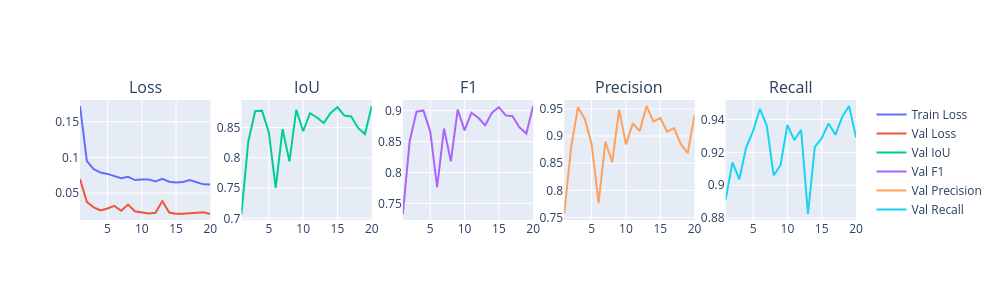

This figure's notebook cell:
### Code cell
fig = make_subplots(rows=1, cols=5, subplot_titles=["Loss", "IoU", "F1", "Precision", "Recall"])

fig.add_trace(go.Scatter(x=df["epoch"], y=df["train_loss"], name="Train Loss"), row=1, col=1)
fig.add_trace(go.Scatter(x=df["epoch"], y=df["val_loss"], name="Val Loss"), row=1, col=1)
fig.add_trace(go.Scatter(x=df["epoch"], y=df["val_iou"], name="Val IoU"), row=1, col=2)
fig.add_trace(go.Scatter(x=df["epoch"], y=df["val_f1"], name="Val F1"), row=1, col=3)
fig.add_trace(go.Scatter(x=df["epoch"], y=df["val_precision"], name="Val Precision"), row=1, col=4)
fig.add_trace(go.Scatter(x=df["epoch"], y=df["val_recall"], name="Val Recall"), row=1, col=5)

fig.update_layout(height=300, width=1000)
fig.write_html("../results/figures/training_curves_binary_4regions_clean.html")
fig.show()

### Figure 1 — Plotly figure (JSON) as saved in the notebook; plotly's stock layout.template omitted (floating-point values rounded to 4 significant figures)
{"data": [{"name": "Train Loss", "type": "scatter", "x": [1, 2, 3, 4, 5, 6, 7, 8, 9, 10, 11, 12, 13, 14, 15, 16, 17, 18, 19, 20], "xaxis": "x", "y": [0.1719, 0.09477, 0.08341, 0.07873, 0.07683, 0.07426, 0.07092, 0.0728, 0.06821, 0.06894, 0.06913, 0.06624, 0.06991, 0.06588, 0.06489, 0.06557, 0.06815, 0.06512, 0.0622, 0.06207], "yaxis": "y"}, {"name": "Val Loss", "type": "scatter", "x": [1, 2, 3, 4, 5, 6, 7, 8, 9, 10, 11, 12, 13, 14, 15, 16, 17, 18, 19, 20], "xaxis": "x", "y": [0.06954, 0.03745, 0.03, 0.02562, 0.02849, 0.03201, 0.02527, 0.03392, 0.02449, 0.02292, 0.02151, 0.02245, 0.03876, 0.02269, 0.02119, 0.02104, 0.02153, 0.02264, 0.02314, 0.02069], "yaxis": "y"}, {"name": "Val IoU", "type": "scatter", "x": [1, 2, 3, 4, 5, 6, 7, 8, 9, 10, 11, 12, 13, 14, 15, 16, 17, 18, 19, 20], "xaxis": "x2", "y": [0.7072, 0.8269, 0.8769, 0.8779, 0.8418, 0.7504, 0.8476, 0.794, 0.8792, 0.8439, 0.8736, 0.8666, 0.8575, 0.8742, 0.8837, 0.8698, 0.8685, 0.8494, 0.8392, 0.8856], "yaxis": "y2"}, {"name": "Val F1", "type": "scatter", "x": [1, 2, 3, 4, 5, 6, 7, 8, 9, 10, 11, 12, 13, 14, 15, 16, 17, 18, 19, 20], "xaxis": "x3", "y": [0.7328, 0.8506, 0.8984, 0.9003, 0.8661, 0.7762, 0.8711, 0.8181, 0.9016, 0.8681, 0.8966, 0.8885, 0.8763, 0.8968, 0.9057, 0.8923, 0.891, 0.8728, 0.8629, 0.9075], "yaxis": "y3"}, {"name": "Val Precision", "type": "scatter", "x": [1, 2, 3, 4, 5, 6, 7, 8, 9, 10, 11, 12, 13, 14, 15, 16, 17, 18, 19, 20], "xaxis": "x4", "y": [0.7565, 0.8787, 0.9529, 0.9315, 0.8851, 0.7763, 0.8895, 0.8521, 0.9484, 0.8848, 0.9234, 0.9092, 0.9553, 0.9264, 0.9333, 0.9081, 0.9144, 0.885, 0.8688, 0.939], "yaxis": "y4"}, {"name": "Val Recall", "type": "scatter", "x": [1, 2, 3, 4, 5, 6, 7, 8, 9, 10, 11, 12, 13, 14, 15, 16, 17, 18, 19, 20], "xaxis": "x5", "y": [0.8912, 0.9139, 0.9036, 0.9232, 0.9329, 0.9465, 0.9361, 0.906, 0.9122, 0.9367, 0.9274, 0.9336, 0.8825, 0.9233, 0.9286, 0.9375, 0.9307, 0.9417, 0.9482, 0.9291], "yaxis": "y5"}], "layout": {"annotations": [{"font": {"size": 16}, "showarrow": false, "text": "Loss", "x": 0.084, "xanchor": "center", "xref": "paper", "y": 1, "yanchor": "bottom", "yref": "paper"}, {"font": {"size": 16}, "showarrow": false, "text": "IoU", "x": 0.292, "xanchor": "center", "xref": "paper", "y": 1, "yanchor": "bottom", "yref": "paper"}, {"font": {"size": 16}, "showarrow": false, "text": "F1", "x": 0.5, "xanchor": "center", "xref": "paper", "y": 1, "yanchor": "bottom", "yref": "paper"}, {"font": {"size": 16}, "showarrow": false, "text": "Precision", "x": 0.708, "xanchor": "center", "xref": "paper", "y": 1, "yanchor": "bottom", "yref": "paper"}, {"font": {"size": 16}, "showarrow": false, "text": "Recall", "x": 0.916, "xanchor": "center", "xref": "paper", "y": 1, "yanchor": "bottom", "yref": "paper"}], "height": 300, "width": 1000, "xaxis": {"anchor": "y", "domain": [0, 0.168]}, "xaxis2": {"anchor": "y2", "domain": [0.208, 0.376]}, "xaxis3": {"anchor": "y3", "domain": [0.416, 0.584]}, "xaxis4": {"anchor": "y4", "domain": [0.624, 0.792]}, "xaxis5": {"anchor": "y5", "domain": [0.832, 1]}, "yaxis": {"anchor": "x", "domain": [0, 1]}, "yaxis2": {"anchor": "x2", "domain": [0, 1]}, "yaxis3": {"anchor": "x3", "domain": [0, 1]}, "yaxis4": {"anchor": "x4", "domain": [0, 1]}, "yaxis5": {"anchor": "x5", "domain": [0, 1]}}}
